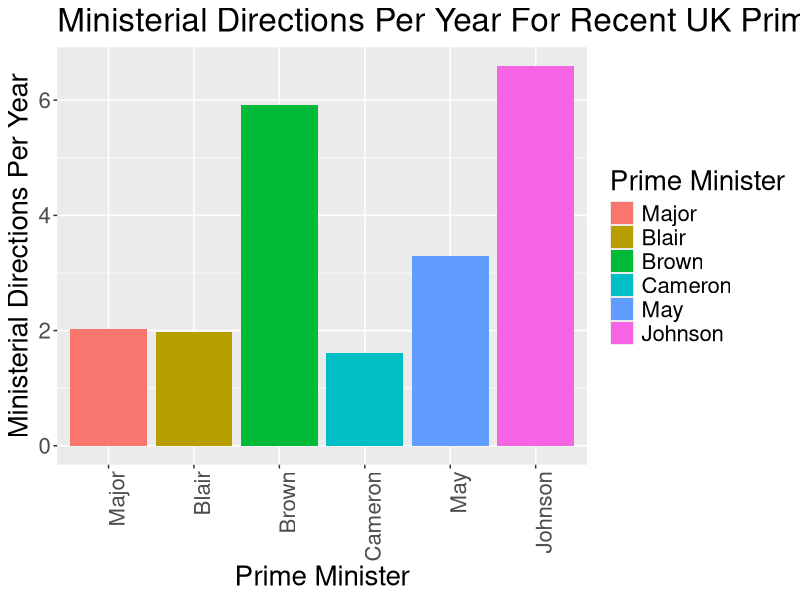

Write the R code that produced this figure.
#https://www.instituteforgovernment.org.uk/charts/ministerial-directions-department-over-time

library(lubridate)
library(dplyr)
library(ggplot2)
pm <- read.csv('directions.csv', strip.white = T, check.names = F)
pm$Start <- dmy(pm$Start)
pm$End <- dmy(pm$End)

pm$Duration <- as.numeric(pm$End-pm$Start)
pm$DirectionsPerYear <- 365*pm$`Number of ministerial directions`/pm$Duration

pm$`Prime Minister` <- factor(pm$`Prime Minister`, levels = pm$`Prime Minister`)
gg <- ggplot(data=pm)
ggbar <- geom_col(mapping=aes(x=`Prime Minister`, y=DirectionsPerYear, fill=`Prime Minister`))

gglabelsx <- xlab('Prime Minister')
gglabelsy <- ylab('Ministerial Directions Per Year')
ggtitles <- ggtitle('Ministerial Directions Per Year For Recent UK Prime Ministers')
ggt <- theme(text = element_text(size=20), axis.text.x = element_text(angle=90, hjust=1)) 

gg+ggbar+gglabelsx+gglabelsy+ggtitles+ggt

